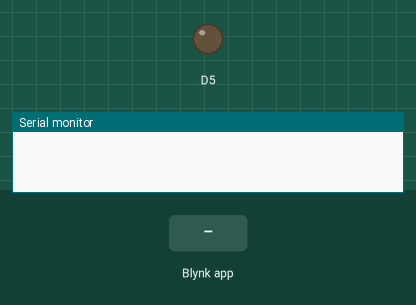
Recording of a sketch running on a simulated ESP8266 (NodeMCU). On the bench: output pins drawn as LEDs (lit = HIGH), the last lines printed to the serial monitor. Inputs (shaded band) come from the test bench. WiFi joins after 1.5 s; servers stay silent unless stated.

Above: at 3.0 s.
3.1 s: Blynk app writes 1 to V0
At 4.2 s:
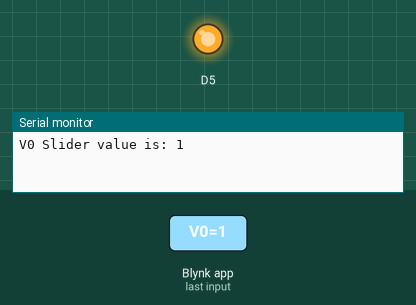
4.6 s: Blynk app writes 0 to V0
At 5.4 s:
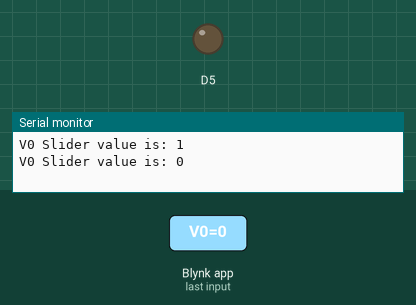
Timing chart, 0 to 7.6 s (numbered marks = the images above; inputs shaded):
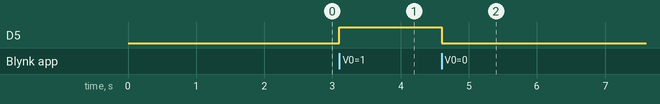

Measured:
- after the input at 3.1 s, D5: LOW → HIGH at once
- after the input at 4.6 s, D5: HIGH → LOW at once

The sketch:

Control_LED_With_Blynk.ino
```cpp
#define BLYNK_TEMPLATE_ID ""
#define BLYNK_TEMPLATE_NAME "Irrigation system"
#define BLYNK_AUTH_TOKEN ""

#define BLYNK_PRINT Serial
#include <ESP8266WiFi.h>
#include <BlynkSimpleEsp8266.h>

char auth[ ] = "";

char ssid[ ] = "wifiname";
char pass[ ] = "wifiPassword";

BLYNK_WRITE(V0)  // function for switching off and on LED
{
  int value = (int)param.asInt();
  if (value == 1) {
    digitalWrite(D5, HIGH);
  }
  else {
    digitalWrite(D5, LOW);
  }
  Serial.print("V0 Slider value is: ");
  Serial.println(value);

}

void setup() {
  // put your setup code here, to run once:
  Serial.begin(115200);
  pinMode(D5, OUTPUT);
  Blynk.begin(auth, ssid, pass);

}

void loop() {
  // put your main code here, to run repeatedly:
  Blynk.run();
}
```
